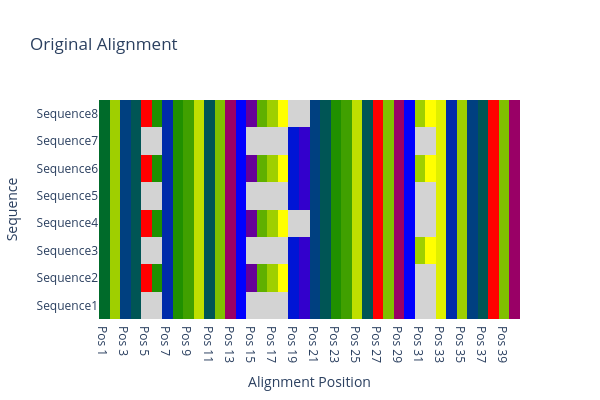
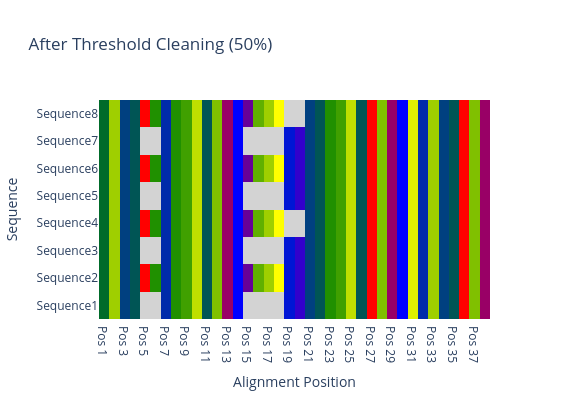

These figures' notebook cell, in order:
### Markdown cell above
## 7. Interactive Alignment Viewer

Create an interactive heatmap showing the alignment.

### Code cell
def create_alignment_heatmap(fasta_file, title='Alignment Heatmap'):
    """Create interactive alignment heatmap with Plotly."""
    sequences = list(SeqIO.parse(fasta_file, 'fasta'))
    
    # Convert sequences to numeric matrix (for coloring)
    # 0 = gap, 1-20 = amino acids
    aa_to_num = {aa: i+1 for i, aa in enumerate('ACDEFGHIKLMNPQRSTVWY')}
    aa_to_num['-'] = 0
    aa_to_num['.'] = 0
    
    matrix = []
    seq_names = []
    
    for seq in sequences:
        seq_names.append(seq.id)
        row = [aa_to_num.get(aa.upper(), 0) for aa in str(seq.seq)]
        matrix.append(row)
    
    # Create text matrix for hover
    text_matrix = [[str(seq.seq[i]) for i in range(len(seq.seq))] for seq in sequences]
    
    fig = go.Figure(data=go.Heatmap(
        z=matrix,
        x=[f'Pos {i+1}' for i in range(len(matrix[0]))],
        y=seq_names,
        text=text_matrix,
        hovertemplate='Sequence: %{y}<br>Position: %{x}<br>Residue: %{text}<extra></extra>',
        colorscale=[
            [0, 'lightgray'],      # Gaps
            [0.05, 'red'],         # Hydrophobic
            [0.3, 'blue'],         # Hydrophilic
            [0.6, 'green'],        # Polar
            [1, 'yellow']          # Special
        ],
        showscale=False
    ))
    
    fig.update_layout(
        title=title,
        xaxis_title='Alignment Position',
        yaxis_title='Sequence',
        height=max(400, len(sequences) * 25),
        width=min(1200, len(matrix[0]) * 15)
    )
    
    return fig

# Create interactive heatmaps
print("Creating interactive alignment viewers...\n")

fig_original = create_alignment_heatmap(input_file, 'Original Alignment')
fig_original.show()

fig_cleaned = create_alignment_heatmap(threshold_output, 'After Threshold Cleaning (50%)')
fig_cleaned.show()

### Figure 1 — Plotly figure (JSON) as saved in the notebook; plotly's stock layout.template omitted (floating-point values rounded to 4 significant figures; data arrays with more than 128 entries replaced by an {"elided": "..."} marker saying what was removed)
{"data": [{"colorscale": [[0, "lightgray"], [0.05, "red"], [0.3, "blue"], [0.6, "green"], [1, "yellow"]], "hovertemplate": "Sequence: %{y}<br>Position: %{x}<br>Residue: %{text}<extra></extra>", "showscale": false, "text": {"elided": "8x40 str values"}, "type": "heatmap", "x": ["Pos 1", "Pos 2", "Pos 3", "Pos 4", "Pos 5", "Pos 6", "Pos 7", "Pos 8", "Pos 9", "Pos 10", "Pos 11", "Pos 12", "Pos 13", "Pos 14", "Pos 15", "Pos 16", "Pos 17", "Pos 18", "Pos 19", "Pos 20", "Pos 21", "Pos 22", "Pos 23", "Pos 24", "Pos 25", "Pos 26", "Pos 27", "Pos 28", "Pos 29", "Pos 30", "Pos 31", "Pos 32", "Pos 33", "Pos 34", "Pos 35", "Pos 36", "Pos 37", "Pos 38", "Pos 39", "Pos 40"], "y": ["Sequence1", "Sequence2", "Sequence3", "Sequence4", "Sequence5", "Sequence6", "Sequence7", "Sequence8"], "z": {"elided": "8x40 int values"}}], "layout": {"height": 400, "title": {"text": "Original Alignment"}, "width": 600, "xaxis": {"title": {"text": "Alignment Position"}}, "yaxis": {"title": {"text": "Sequence"}}}}

### Figure 2 — Plotly figure (JSON) as saved in the notebook; plotly's stock layout.template omitted (floating-point values rounded to 4 significant figures; data arrays with more than 128 entries replaced by an {"elided": "..."} marker saying what was removed)
{"data": [{"colorscale": [[0, "lightgray"], [0.05, "red"], [0.3, "blue"], [0.6, "green"], [1, "yellow"]], "hovertemplate": "Sequence: %{y}<br>Position: %{x}<br>Residue: %{text}<extra></extra>", "showscale": false, "text": {"elided": "8x38 str values"}, "type": "heatmap", "x": ["Pos 1", "Pos 2", "Pos 3", "Pos 4", "Pos 5", "Pos 6", "Pos 7", "Pos 8", "Pos 9", "Pos 10", "Pos 11", "Pos 12", "Pos 13", "Pos 14", "Pos 15", "Pos 16", "Pos 17", "Pos 18", "Pos 19", "Pos 20", "Pos 21", "Pos 22", "Pos 23", "Pos 24", "Pos 25", "Pos 26", "Pos 27", "Pos 28", "Pos 29", "Pos 30", "Pos 31", "Pos 32", "Pos 33", "Pos 34", "Pos 35", "Pos 36", "Pos 37", "Pos 38"], "y": ["Sequence1", "Sequence2", "Sequence3", "Sequence4", "Sequence5", "Sequence6", "Sequence7", "Sequence8"], "z": {"elided": "8x38 int values"}}], "layout": {"height": 400, "title": {"text": "After Threshold Cleaning (50%)"}, "width": 570, "xaxis": {"title": {"text": "Alignment Position"}}, "yaxis": {"title": {"text": "Sequence"}}}}
